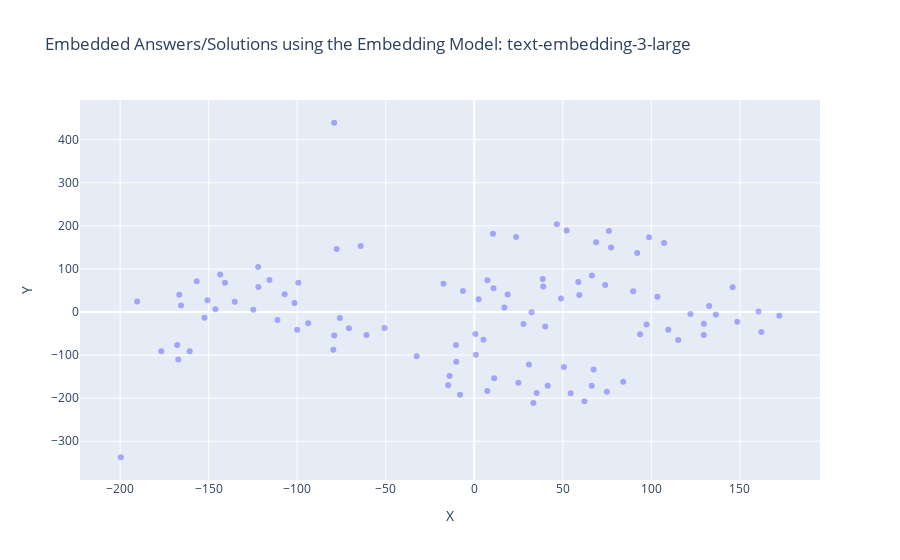

This figure's notebook cell:
### Markdown cell above
### Visualization (2 Dimensions)

### Code cell
import plotly.graph_objs as go

x = [x for x, y in reduced_dims]
y = [y for x, y in reduced_dims]

examples = df_visio_mistral_embed["Answers"].tolist()

fig = go.Figure()

fig.add_trace(go.Scatter(
    x=x,
    y=y,
    mode='markers',
    text = examples,
    marker=dict(color='blue', opacity=0.3)
))

fig.update_layout(
    title="Embedded Answers/Solutions using the Embedding Model: text-embedding-3-large",
    xaxis_title="X",
    yaxis_title="Y"
)

fig.show()

### Figure 1 — Plotly figure (JSON) as saved in the notebook; plotly's stock layout.template omitted (floating-point values rounded to 4 significant figures)
{"data": [{"marker": {"color": "blue", "opacity": 0.3}, "mode": "markers", "text": ["SAP S/4HANA ist eine Enterprise Resource Planning (ERP)-Suite, die auf der In-Memory-Datenbanktechnologie von SAP HANA basiert.", "Zu den Vorteilen von SAP S/4HANA gehören eine verbesserte Performance, Echtzeitanalysen, vereinfachte Prozesse und eine modernere Benutzeroberfläche.", "Die Hauptunterschiede umfassen die In-Memory-Datenbanktechnologie, die vereinfachten Datenmodelle, die neue Benutzeroberfläche und die Integration von Analysen und Prognosen.", "SAP S/4HANA umfasst Module für Finanzen, Beschaffung, Produktion, Vertrieb, Lagerhaltung und mehr.", "Ja, eine Migration ist erforderlich, da SAP S/4HANA eine neue Architektur und Datenbanktechnologie verwendet.", "Die Dauer kann je nach Unternehmensgröße, Komplexität der Systeme und gewählter Migrationsmethode variieren.", "In-Memory-Technologien ermöglichen eine schnellere Datenverarbeitung und Echtzeitanalysen.", "Beide Optionen sind möglich, und die Entscheidung hängt von den Unternehmensanforderungen ab.", "Die Lizenzierung basiert auf verschiedenen Faktoren wie Nutzeranzahl, Funktionsumfang und Implementierungsmethode.", "Bestehende Entwicklungen müssen möglicherweise angepasst werden, um mit den neuen Datenstrukturen von SAP S/4HANA kompatibel zu sein.", "Einige können weiterverwendet werden, aber viele Anpassungen müssen möglicherweise aktualisiert oder neu entwickelt werden.", "Ja, SAP S/4HANA bietet Funktionen wie SAP Fiori für intuitive Benutzeroberflächen und integrierte Analytics.", "SAP bietet verschiedene Dienstleistungen wie Beratung, Schulungen und Support für S/4HANA-Implementierungen an.", "Machine Learning und künstliche Intelligenz werden für Funktionen wie Predictive Analytics und automatisierte Prozesse in SAP S/4HANA verwendet.", "SAP S/4HANA kann nahtlos mit anderen SAP-Lösungen wie SAP SuccessFactors und SAP Ariba integriert werden.", "Ja, SAP bietet Schulungen und Zertifizierungen für SAP S/4HANA an.", "Ja, SAP S/4HANA kann über APIs und Middleware mit Drittanbieteranwendungen integriert werden.", "SAP bietet einen umfassenden Support für SAP S/4HANA mit regelmäßigen Updates und technischem Support.", "SAP S/4HANA erfordert eine neue Datenbankarchitektur und unterstützt moderne Technologien wie Cloud-Computing und IoT.", "Branchen wie Fertigung, Handel und Dienstleistungen profitieren besonders von den Funktionen und der Leistung von SAP S/4HANA.", "SAP Fieldglass ist eine cloudbasierte Plattform für das Management von externen Arbeitskräften und Dienstleistungsanbietern.", "SAP Fieldglass bietet Funktionen wie Beschaffung, Auftragsmanagement, Lieferantenverwaltung, Abrechnung und Compliance-Management.", "SAP Fieldglass ist für Unternehmen aller Größen und Branchen geeignet, die externe Arbeitskräfte oder Dienstleistungen nutzen.", "Die Nutzung von SAP Fieldglass ermöglicht eine bessere Kontrolle über externe Ressourcen, Kosteneinsparungen, verbesserte Compliance und beschleunigte Beschaffungsprozesse.", "SAP Fieldglass kann nahtlos mit anderen SAP-Produkten wie SAP SuccessFactors und SAP ERP integriert werden.", "SAP Fieldglass spielt eine wichtige Rolle bei der Verwaltung von Auftragnehmern, Freiberuflern und Dienstleistungsanbietern im Rahmen des Talentmanagements.", "Ja, SAP Fieldglass kann mit verschiedenen HR-Systemen und Enterprise-Resource-Planning-Systemen integriert werden.", "SAP Fieldglass erleichtert die Verwaltung von Arbeitsverträgen, Genehmigungsprozessen und Compliance-Anforderungen durch automatisierte Workflows und Dashboards.", "Ja, SAP Fieldglass bietet Funktionen für Compliance- und Risikomanagement wie Überprüfung von Lieferanten, Vertrags- und Rechnungsprüfung sowie Risikobewertung.", "SAP Fieldglass bietet umfassende Berichterstattungs- und Analysefunktionen für Leistungskennzahlen, Ausgabenanalyse und Risikomanagement.", "Ja, SAP Fieldglass ermöglicht die effiziente Verwaltung von globalen Arbeitskräften, Lieferanten und Verträgen.", "Die Implementierung von SAP Fieldglass erfolgt typischerweise durch einen strukturierten Prozess unter Einbeziehung von Beratern und technischem Support.", "Ja, SAP bietet Schulungs- und Zertifizierungsmöglichkeiten für SAP Fieldglass an, um die Benutzerkompetenz zu verbessern.", "Ja, SAP Fieldglass unterstützt benutzerdefinierte Anpassungen und Konfigurationen gemäß den spezifischen Anforderungen des Unternehmens.", "Ja, SAP Fieldglass bietet mobile Anwendungen für die einfache Nutzung und Verwaltung auch unterwegs.", "Die Kostenstruktur für SAP Fieldglass umfasst typischerweise Lizenzgebühren, Implementierungskosten und laufende Servicegebühren basierend auf der Nutzung.", "SAP Fieldglass implementiert Sicherheitsmaßnahmen wie Datenverschlüsselung, Zugriffskontrollen und regelmäßige Sicherheitsaudits.", "Ja, SAP Fieldglass unterstützt mehrsprachige Benutzeroberflächen, um den globalen Einsatz zu erleichtern.", "Ja, SAP Fieldglass bietet Funktionen zur Unterstützung der Einhaltung von Vorschriften wie GDPR und andere Datenschutzbestimmungen.", "SAP Fieldglass bietet umfassenden Support, einschließlich technischem Support, Schulungen und regelmäßigen Updates.", "SAP Enable Now ist eine Lösung für das digitale Lern- und Wissensmanagement, die Schulungen, Leistungssupport und Dokumentationen bereitstellt.", "SAP Enable Now bietet Funktionen wie die Erstellung interaktiver Lerninhalte, Leistungssupporttools, Software-Dokumentationen und Schulungsanalyse.", "SAP Enable Now ist für Unternehmen jeder Größe und Branche geeignet, die Schulungen für Mitarbeiter, Kunden und Partner benötigen.", "Die Nutzung von SAP Enable Now ermöglicht eine effiziente Schulung, verbesserte Produktivität, schnellere Einarbeitung neuer Mitarbeiter und konsistente Wissensvermittlung.", "SAP Enable Now kann nahtlos mit anderen SAP-Produkten wie SAP SuccessFactors und SAP Learning Solution integriert werden.", "SAP Enable Now spielt eine wichtige Rolle bei der Erstellung, Bereitstellung und Verwaltung von Schulungsressourcen für Mitarbeiter und Kunden.", "Ja, SAP Enable Now kann für die Schulung von Endbenutzern in SAP-Anwendungen sowie anderen Unternehmensanwendungen verwendet werden.", "Die Erstellung von Lerninhalten in SAP Enable Now erfolgt über eine benutzerfreundliche Oberfläche mit integrierten Tools für die Aufnahme, Bearbeitung und Veröffentlichung von Schulungsinhalten.", "Ja, SAP Enable Now bietet Funktionen für das Performance-Support wie kontextbezogene Hilfen, Tutorials und Benutzerleitfäden.", "SAP Enable Now unterstützt Schulungsformate wie interaktive Simulationen, Videos, Präsentationen und Online-Kurse.", "Ja, SAP Enable Now ermöglicht die Erstellung von Schulungsmaterial in verschiedenen Sprachen für globale Schulungsinitiativen.", "Die Bereitstellung von Lerninhalten für Benutzer erfolgt über verschiedene Kanäle wie Lernportale, Intranets und mobile Anwendungen.", "Ja, SAP Enable Now bietet Funktionen für Benutzerfeedback und Leistungsanalyse zur kontinuierlichen Verbesserung der Schulungsressourcen.", "Ja, SAP Enable Now kann zur Erstellung von Software-Dokumentationen wie Benutzerhandbüchern, Hilfedateien und Prozessdokumentationen verwendet werden.", "SAP bietet Schulungsressourcen, Schulungen und technischen Support für die Implementierung und Nutzung von SAP Enable Now an.", "Ja, SAP Enable Now kann sowohl als cloudbasierte Lösung als auch als On-Premise-Installation bereitgestellt werden.", "Die Lizenzierung von SAP Enable Now erfolgt typischerweise auf Basis der Anzahl der Benutzer oder der Nutzungsdauer.", "Ja, SAP Enable Now bietet Funktionen für die Verwaltung von Lernressourcen, Benutzerzugriff und Schulungsplanung an.", "Ja, SAP Enable Now unterstützt die Integration mit gängigen Learning-Management-Systemen (LMS) zur nahtlosen Schulungsverwaltung.", "SAP bietet umfassenden Support und regelmäßige Wartung für SAP Enable Now, einschließlich technischem Support, Schulungen und Updates.", "SAP Concur ist eine cloudbasierte Lösung für das Reise- und Ausgabenmanagement, die Unternehmen dabei unterstützt, Reisekosten zu verfolgen, Ausgaben zu kontrollieren und Compliance sicherzustellen.", "SAP Concur bietet Dienste wie Reisebuchung, Spesenabrechnung, Ausgabenmanagement, Reiserichtlinien-Compliance und Analyse von Reiseausgaben an.", "SAP Concur ist für Unternehmen jeder Größe und Branche geeignet, die Reise- und Ausgabenmanagementlösungen benötigen.", "Die Nutzung von SAP Concur ermöglicht eine effizientere Verwaltung von Reisen und Ausgaben, bessere Kontrolle über Ausgaben, Einhaltung von Reiserichtlinien und schnellere Erstattung von Spesen.", "SAP Concur kann nahtlos mit anderen SAP-Produkten wie SAP ERP und SAP SuccessFactors integriert werden, um eine ganzheitliche Lösung für das Unternehmensmanagement zu bieten.", "SAP Concur spielt eine wichtige Rolle bei der Vereinfachung und Automatisierung von Prozessen rund um das Reise- und Ausgabenmanagement, einschließlich Reisebuchungen, Spesenabrechnungen und Compliance.", "Ja, SAP Concur kann Reiserichtlinien und Compliance-Regeln durch automatisierte Richtlinienprüfungen und Warnungen durchsetzen.", "Ja, SAP Concur bietet Funktionen für die Automatisierung von Ausgabenabrechnungen durch Erfassung von Ausgaben, Zuweisung von Kosten und Genehmigung von Ausgaben.", "Ja, SAP Concur unterstützt die Verwaltung von Reisebuchungen und Reiseplänen durch Integration mit Reiseanbietern und -plattformen.", "Die Einreichung von Spesenberichten in SAP Concur erfolgt über eine benutzerfreundliche Oberfläche mit Optionen für die Erfassung von Ausgaben, Beifügen von Belegen und Zuordnung von Kosten.", "Ja, SAP Concur bietet Funktionen für die Genehmigung von Reiseanträgen durch Vorgesetzte oder entsprechende Genehmigungsinstanzen.", "Ja, SAP Concur kann Kreditkartentransaktionen integrieren und verfolgen, um Ausgaben automatisch zu erfassen und in Spesenberichte einzubeziehen.", "SAP Concur bietet verschiedene Berichterstattungs- und Analysefunktionen für Reiseausgaben, Budgetvergleiche und Ausgabenkategorien.", "Ja, SAP Concur bietet Funktionen für die Einhaltung von Steuervorschriften und Vorschriften durch automatische Steuerberechnungen und -abzüge.", "Ja, SAP Concur kann für die Verwaltung von Firmenkarten und Reisebudgets verwendet werden, um Ausgaben zu überwachen und Budgets einzuhalten.", "SAP bietet Schulungsressourcen, Schulungen und technischen Support für die Implementierung und Nutzung von SAP Concur an.", "Ja, SAP Concur ist eine cloudbasierte Lösung, die über das Internet zugänglich ist.", "Die Lizenzierung von SAP Concur erfolgt typischerweise auf Basis der Anzahl der Benutzer oder der Nutzungsdauer.", "Ja, SAP Concur bietet Funktionen für die Reisebuchung und -planung über Integration mit Reiseanbietern und -plattformen an.", "SAP bietet umfassenden Support und regelmäßige Wartung für SAP Concur, einschließlich technischem Support, Schulungen und Updates.", "SAP SuccessFactors ist eine cloudbasierte Lösung für das Human Capital Management (HCM), die Funktionen wie Personalverwaltung, Talentmanagement, Leistungsmanagement, Mitarbeiterentwicklung und Analyse bietet.", "SAP SuccessFactors bietet Funktionen wie Personalverwaltung, Rekrutierung, Onboarding, Leistungsmanagement, Mitarbeiterentwicklung, Vergütungsmanagement und Analyse.", "SAP SuccessFactors ist für Unternehmen jeder Größe und Branche geeignet, die eine moderne und umfassende Lösung für das Personalmanagement suchen.", "Die Nutzung von SAP SuccessFactors ermöglicht eine effiziente Verwaltung von Personalressourcen, bessere Mitarbeiterentwicklung, höhere Mitarbeiterbindung und bessere Geschäftsergebnisse.", "SAP SuccessFactors kann nahtlos mit anderen SAP-Produkten wie SAP ERP und SAP Concur integriert werden, um eine ganzheitliche Lösung für das Unternehmensmanagement zu bieten.", "SAP SuccessFactors spielt eine wichtige Rolle bei der Verwaltung des gesamten Mitarbeiterlebenszyklus, von der Rekrutierung bis zur Pensionierung, und unterstützt Unternehmen dabei, talentierte Mitarbeiter zu identifizieren, zu entwickeln und zu binden.", "Ja, SAP SuccessFactors bietet Funktionen für die Rekrutierung von Mitarbeitern, einschließlich Stellenanzeigen, Bewerbungsmanagement und Einstellungsprozessen.", "Ja, SAP SuccessFactors bietet Funktionen für das Leistungsmanagement, einschließlich Zielsetzung, Leistungsbeurteilung und Belohnungsmanagement.", "Ja, SAP SuccessFactors unterstützt die Mitarbeiterentwicklung und Schulung durch Funktionen wie Lernmanagement, Karriereentwicklung und individuelle Entwicklungspläne.", "Die Durchführung von Mitarbeiterbewertungen in SAP SuccessFactors erfolgt durch automatisierte Workflows, Zielsetzungsgespräche und kontinuierliches Feedback zwischen Mitarbeitern und Vorgesetzten.", "Ja, SAP SuccessFactors bietet Funktionen für die Verwaltung von Vergütungen und Belohnungen, einschließlich Gehaltsabrechnung, Bonussystemen und Zusatzleistungen.", "Ja, SAP SuccessFactors kann die Einhaltung von Compliance- und HR-Richtlinien durch automatisierte Prozesse, Compliance-Prüfungen und Berichterstattung unterstützen.", "SAP SuccessFactors bietet verschiedene Berichterstattungs- und Analysefunktionen für Personalanalysen, Leistungskennzahlen und Talentmanagement.", "Ja, SAP SuccessFactors bietet Funktionen für das Mitarbeiterengagement und die Mitarbeiterbindung, einschließlich Mitarbeiterumfragen, Feedbacksystemen und Anerkennungsprogrammen.", "Ja, SAP SuccessFactors kann für die Nachfolgeplanung und Talententwicklung verwendet werden, um talentierte Mitarbeiter zu identifizieren und deren Entwicklung zu fördern.", "SAP bietet Schulungsressourcen, Schulungen und technischen Support für die Implementierung und Nutzung von SAP SuccessFactors an.", "Ja, SAP SuccessFactors ist eine cloudbasierte Lösung, die über das Internet zugänglich ist.", "Die Lizenzierung von SAP SuccessFactors erfolgt typischerweise auf Basis der Anzahl der Benutzer oder der Nutzungsdauer.", "Ja, SAP SuccessFactors bietet Funktionen für die Arbeitszeitverwaltung und -planung, einschließlich Schichtplanung, Urlaubsverwaltung und Zeiterfassung.", "SAP bietet umfassenden Support und regelmäßige Wartung für SAP SuccessFactors, einschließlich technischem Support, Schulungen und Updates."], "type": "scatter", "x": [76.07, 68.83, 23.66, 98.75, 46.65, -64.17, 10.61, -77.73, -167.2, -79.11, -199.7, 77.27, -75.94, 92.05, -10.31, -79.6, -32.52, -50.69, 52.19, 107.2, 66.35, 41.47, 84.13, 62.25, 0.8558, 74.93, -10.15, 54.47, 24.92, 35.24, 7.372, 50.62, 145.9, -13.93, -8.02, 67.44, 33.41, -14.72, 11.25, 30.91, -135.3, -150.7, -152.4, -124.8, -101.5, -146.2, -140.8, -166.6, -99.37, -165.6, -143.5, -190.4, -115.7, -156.7, -111.2, -122.1, -167.8, -121.9, -107.1, -70.81, 2.464, 10.89, 17.04, -6.381, 0.6405, 18.86, 89.79, 58.77, 48.99, -17.37, 66.44, 38.71, 7.446, 73.95, 38.99, -100.0, 27.84, -176.8, 59.35, -79.07, 93.67, 109.6, 32.37, 115.2, 5.19, 129.7, 129.7, 136.4, 160.6, 162.2, 122.1, 103.5, 97.31, 148.6, 172.3, -93.81, 40.09, -160.8, 132.7, -60.9], "y": [188.1, 161.8, 174.2, 173.8, 203.8, 153.3, 181.8, 146.5, -110.4, 439.5, -337.2, 149.9, -13.93, 137.3, -76.39, -87.36, -102.7, -36.9, 189.3, 160.4, -171.0, -171.4, -161.9, -206.9, -99.22, -185.1, -115.5, -188.6, -164.4, -188.0, -183.2, -127.5, 57.6, -148.3, -191.8, -133.3, -211.0, -169.8, -153.8, -121.6, 23.63, 27.54, -13.2, 5.546, 21.17, 6.329, 67.92, 40.23, 67.75, 15.11, 87.11, 24.35, 74.2, 71.27, -18.36, 104.6, -76.7, 58.01, 41.35, -37.48, 29.93, 55.16, 10.34, 48.67, -51.29, 40.65, 48.4, 69.47, 31.66, 65.88, 85.1, 76.91, 73.58, 62.67, 59.2, -41.25, -27.88, -91.27, 39.65, -54.27, -51.36, -41.06, -0.2634, -64.95, -64.1, -53.12, -27.11, -5.452, 1.267, -46.29, -4.452, 35.65, -29.18, -22.77, -8.856, -25.98, -33.86, -90.98, 13.9, -53.13]}], "layout": {"title": {"text": "Embedded Answers/Solutions using the Embedding Model: text-embedding-3-large"}, "xaxis": {"title": {"text": "X"}}, "yaxis": {"title": {"text": "Y"}}}}
